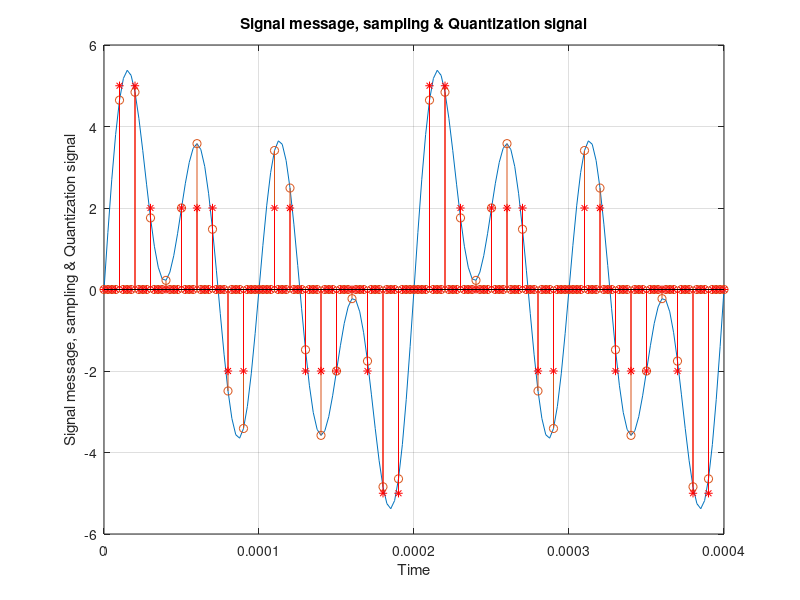
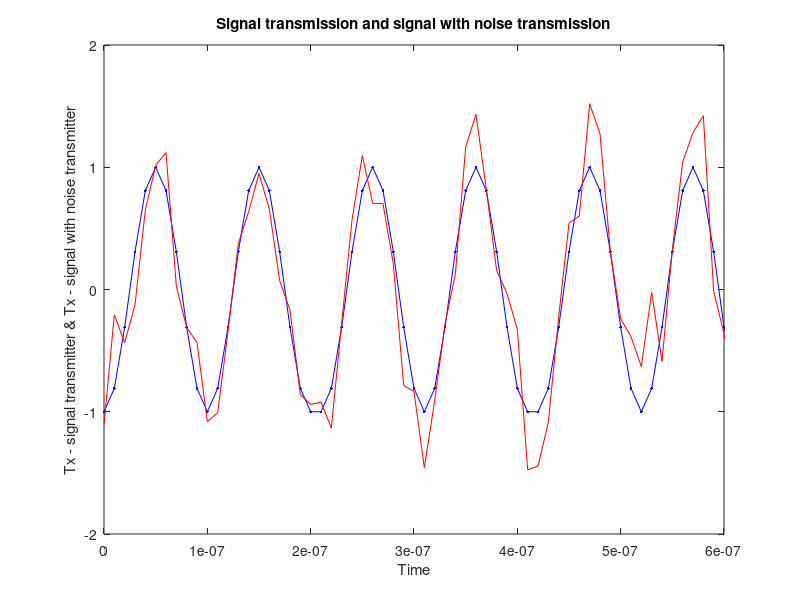
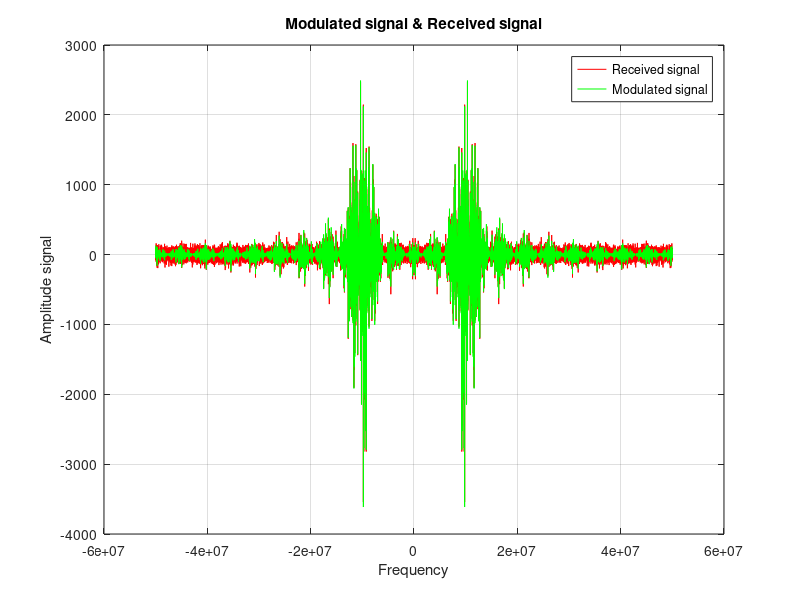
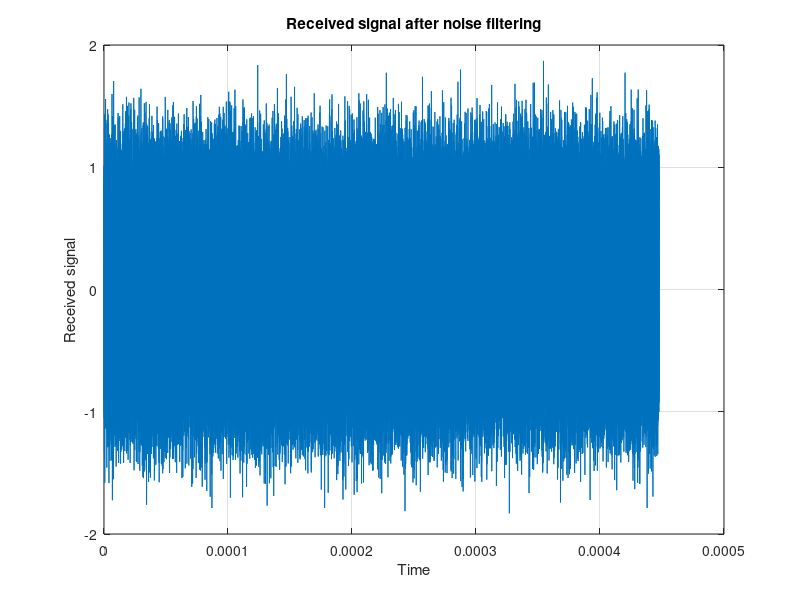

The MATLAB source for these figures, in order: (Note: this script raises an error after producing the figures.)
%% Inp parameter
Fm = 1e4; % Основная частота сигнала сообщения
Harm = [ 1 0.5 2 1 ]; % The frequency's component of message signal  
Ampl = [ 1 2 3 1 ]; % Amplitute the frequency component
sampling_rate = 1/(20*max(Fm*Harm)); % Sampling rate
range = 2/min(Fm*Harm); % Time range
t = 0:sampling_rate:range; % Syncronization

%% Signal message
message = zeros(size(t));
for k=1:length(Harm)
    message = message + Ampl(k)*sin(2*pi*Harm(k)*Fm*t);
end
minAmpl = min(message); % Min ampl in model

%%Sampling
n_sample = 5;
Fs = n_sample*max(Harm*Fm); % Frequency sampling
m_samp = zeros(size(message));
m_samp(1:1/(Fs*sampling_rate):length(t)) = message(1:1/(sampling_rate*Fs):length(t));% Out sampling signal
figure(1);
plot(t,message);
grid on 
hold on
stem(t,m_samp);
xlabel('Time');
ylabel('Signal message, sampling & Quantization signal');
title('Signal message, sampling & Quantization signal');
%legend('Signal message','Sampling signal','Quantization signal');

%% Quantization
kv_levels = 4; % Level quantizations                  
quantile = (max(m_samp) - min(m_samp))/(kv_levels); % Interval quantizations
resp_levels = min(m_samp):quantile:max(m_samp); % Representation lvl
Q = zeros(size(m_samp));                                                          
for k = 1:length(resp_levels)
    values = (( m_samp>(resp_levels(k)-quantile/2) & m_samp<(resp_levels(k)+quantile/2)));   
    Q(values) = round(resp_levels(k)); % Quantizations signal of message
end
clear values;
stem(t,Q,'r*');
grid on
%legend('Signal message, Sampling signal & Quantization signal');

%% Coding
if min(Q) >= 0
    minAmpl = 0;                                                        
end
Q1 = Q-round(minAmpl); % Offset negative values ??on the positive side for conversion to binary sampling
Bits = de2bi(Q1(1:1/(Fs*sampling_rate):length(Q)),4,'left-msb')';          
Bits = Bits(:)'; % Generating a binary sequence of a sampled quantized signal
Bits = 2 * Bits - ones(1,length(Bits));
figure(5);
stem(Bits,'*r');
hold on;
%legend('Bit sequence in transmitter','Bit sequence in receiver');

% Spreading 
spreadSeq = [1 1 1 1 1 -1 -1 1 -1 1 -1 -1 -1];%generateCAcode(13);%[1 1 1 1 1 -1 -1 1 -1 1 -1 -1 -1];%
spreadingCode = repmat(spreadSeq,1, length(Bits));
maskUpsampling = length(spreadSeq)*ones(1, length(Bits));
upsampleBits = repelem(Bits, maskUpsampling);

spreadingBits = spreadingCode .* upsampleBits;

figure(101);
stem(spreadingBits(1:5*length(spreadSeq)))

%% BPSK
Fc = 1e7; % Carrier frequency
Nsamp = 10; % System samples per carrier signal cycle 
Ncyc = 2; % The number of cycles of the carrier signal for one bit interval                                                        
Tbit = 0:1/(Nsamp*Fc):Ncyc/Fc; % Bit interval
t_per = 0:1/(Nsamp*Fc):(Ncyc*length(spreadingBits))/Fc+(length(spreadingBits)-1)/(Nsamp*Fc); % Total transmission time  
modulation_sig = zeros(size(t_per));                                               
l = 1;
for k = 1:length(Tbit):length(modulation_sig)
    if(spreadingBits(l) == 1)
        modulation_sig(k:k+length(Tbit)-1) = cos(2*pi*Fc*Tbit); % Carrier phase modulation to represent binary symbol 1
    else
        modulation_sig(k:k+length(Tbit)-1) = -cos(2*pi*Fc*Tbit); % Carrier phase modulation to represent binary symbol 0
    end
    l = l+1;
end

%% AWGN - channel
Per_sig = awgn(modulation_sig,10); % Transmission of a modulated carrier signal over the AWGN channel
figure(2);
plot(t_per,modulation_sig,'.-b',t_per,Per_sig,'r');
axis([0 3*Ncyc/Fc -2 2]);
xlabel('Time');
ylabel('Tx - signal transmitter & Tx - signal with noise transmitter');
title('Signal transmission and signal with noise transmission');
%legend('Signal transmitt ','Signal with noise transmitt');

%% Receiver
% Filter
F_freq = -(Nsamp*Fc)/2:(Nsamp*Fc)/length(t_per):(Nsamp*Fc)/2-(Nsamp*Fc)/length(t_per); % The frequency range used to visualize the FFT signal 
f_spread = fft(spreadingBits);
f_pr = fft(Per_sig); % Fast Fourier transform                              
figure(3);
plot(F_freq, fftshift(f_pr), 'r', F_freq, fftshift(fft(modulation_sig)), 'g');
grid on;
xlabel('Frequency');
ylabel('Amplitude signal');
legend('Received signal', 'Modulated signal');
title('Modulated signal & Received signal');
F_rece = zeros(size(f_pr));               
FIR = (F_freq < -3*Fc | F_freq>3*Fc);
F_rece(FIR) = f_pr(FIR); % Noise filtering in frequency domain to remove noise
F_rece(~FIR) = 0.5*f_pr(~FIR);                                                                                                                      
t_rece = ifft(F_rece); % Delete noise from signal

figure(4);
plot(t_per,t_rece);
grid on;
xlabel('Time');
ylabel('Received signal');
title('Received signal after noise filtering');
delete f_freq f_tran f_rece;
clear f_freq f_tran  f_rece;

%% Demodulation
binSeq = zeros(size(spreadingBits));
k = 1:length(Tbit):length(t_per);

for  iter = 1:length(binSeq)% Extract binary data from media using correlation method                                           
        a = corr(cos(2*pi*Fc*Tbit),t_rece(k(iter):k(iter)+length(Tbit)-1));                                                              
        b = real(a);
        if b > 0.5
            binSeq(iter) = 1;
        else
            binSeq(iter) = -1;
        end
        if (iter == length(binSeq))
            continue
        endif
end
a = zeros(size(spreadSeq));
seq2 = [spreadSeq spreadSeq];
for delay = 1:length(spreadSeq)
    filtSeqPart = seq2(delay:length(spreadSeq)-1+delay);
    filtSeq = repmat(filtSeqPart,1, length(Bits));
    a(delay) = corr(filtSeq, binSeq);
    if(max(abs(a))>0.03)
        continue
    endif
endfor

demod1 = filtSeq.*binSeq;
data = zeros(size(Bits));
demod_data = zeros(size(Bits));
for i = 1:length(Bits) %downsample
    
    data(i) = sum(demod1(length(spreadSeq)*(i-1)+1:length(spreadSeq)*i));
    if(data(i)>0.5)
      demod_data(i) = 1;
    elseif(data(i)<-0.5)
      demod_data(i) = -1;
    else  % ?????? ???? ?? ??????
      demod_data(i) = 0;
    endif
endfor

figure(5);
stem(demod_data);
grid on;
xlabel('Bit position');
ylabel('The bit sequence in the receiver and transmitter');
title('The bit sequence in the receiver and transmitter');
legend('The bit sequence in the receiver','The bit sequence in the transmitter');
demod_data = 1/2*(demod_data + ones(size(demod_data)));

%% Decoding
demod_data = reshape(demod_data,4,length(Bits)/4)';
mQ_rece = zeros(size(Q));
mQ_rece(1:1/(Fs*sampling_rate):length(Q)) = bi2de(demod_data,'left-msb')' + min(Q); % Extract sampled quantized data from a decoded binary sequence

%% Signal conversion
F_freq = -1/(2*sampling_rate):1/(sampling_rate*length(t)):1/(2*sampling_rate)-1/(sampling_rate*length(t));                                  
F_rece = fft(mQ_rece); % FFT of the extracted quantized extracted signal with discretization  
F_out = zeros(size(F_rece));                                            
figure(6);
plot(F_freq,fftshift(F_rece),F_freq,fftshift((fft(message))));
grid on;
xlabel('Frequence');
ylabel('Signal conversion and signal conversion');
title('Input signal and received signal');
legend('Received signal','Input signal');
F_out((F_freq < -17000 | F_freq > 17000))=F_rece((F_freq < -17000 | F_freq > 17000)); % Frequency domain filtering to recover a signal from a sample of quantized data
out = ifft(F_out); % Reconstructed output signal
figure(7);
plot(t,4*out,t,message,'r');
grid on;
xlabel('time');
ylabel('Message signal and output signal');
title('Input signal and received signal');
legend('Received signa','Input signal');
gain = 4; % Power gain
out = out*gain; % Signal after power gain
figure(8);
plot(t,out);
grid on;
xlabel('Time');
ylabel('Received signal');
title('Received signal');

 %% This program simulates BER of BPSK in AWGN channel%
 num_bit=1e5;                          %Signal length 
 max_run=20;                              %Maximum number of iterations for a single SNR
 Eb=1;                                    %Bit energy
 SNRdB=0:1:10;                             %Signal to Noise Ratio (in dB)
 SNR=10.^(SNRdB/10);                      
 hand=waitbar(0,'Please Wait....');
 for count=1:length(SNR)                  %Beginning of loop for different SNR
     avgError=0;
     No=Eb/SNR(count);                    %Calculate noise power from SNR
     for run_time=1:max_run               %Beginning of loop for different runs
         waitbar((((count-1)*max_run)+run_time-1)/(length(SNRdB)*max_run));
         Error=0;
         data=randint(1,num_bit);         %Generate binary data source
         s=2*data-1;                      %Baseband BPSK modulation
         N=sqrt(No/2)*randn(1,num_bit);   %Generate AWGN
         Y=s+N;                           %Received Signal
         for k=1:num_bit                  %Decision device taking hard decision and deciding error
             if ((Y(k)>0 && data(k)==0)||(Y(k)<0 && data(k)==1))
                 Error=Error+1;
             end
         end
         Error=Error/num_bit;             %Calculate error/bit
         avgError=avgError+Error;         %Calculate error/bit for different runs        
     end                                  %Termination of loop for different runs
     BER_sim(count)=avgError/max_run;     %Calculate BER for a particular SNR                                  
 end                                      %Termination of loop for different SNR 
 BER_th=(1/2)*erfc(sqrt(SNR));            %Calculate analytical BER
 close(hand);
 semilogy(SNRdB,BER_th,'r');              %Plot BER
 hold on
 semilogy(SNRdB,BER_sim,'b*');
 legend('Theoretical','Simulation',3);
 axis([min(SNRdB) max(SNRdB) 10^(-5) 1]);
 hold off
 
%%  Constellation
%create a random digital message
M=2; %alphabet size
x=data;
%use bpsk modulation to produce y
y=modulate(modem.qammod(M),x);
%%transmit signal through an AWGN Channel
ynoisy=awgn(y,100,'measured'); %without noise
ynoisy1=awgn(y,10,'measured'); %with noise
%Create scattet plot from noisy data
scatterplot(ynoisy),grid;title('Constellation without noise');

scatterplot(ynoisy1),grid; title('Constellation with noise');

%% Spectrum plotting 
fftOriginalPadding=2^nextpow2(length(Bits)); 
fftOriginal=fft(Bits, fftOriginalPadding); 
fftOriginal=fftOriginal/length(Bits); 
fftOriginalAbsolute=abs(fftOriginal); 
fftOriginalAxis=Fs*(0:fftOriginalPadding-1)/fftOriginalPadding; 

fftSpreadedPadding=2^nextpow2(length(spreadingBits)); 
fftSpreaded=fft(spreadingBits,fftSpreadedPadding); 
fftSpreaded=fftSpreaded/length(spreadingBits); 
fftSpreadedAbsolute=abs(fftSpreaded); 
fftSpreadedAxis=Fs*(0:fftSpreadedPadding-1)/fftSpreadedPadding; 

figure; hold on; grid on; 
plot(fftSpreadedAxis,fftSpreadedAbsolute,'r'); 
plot(fftOriginalAxis,fftOriginalAbsolute,'b'); 
title('Spectrum of the original and the spreaded signals'); 
xlabel('Frequency, Hz'); 
ylabel('|FFTsignal(F)|'); 
legend('Spreaded inf. sequence','Information sequence');
